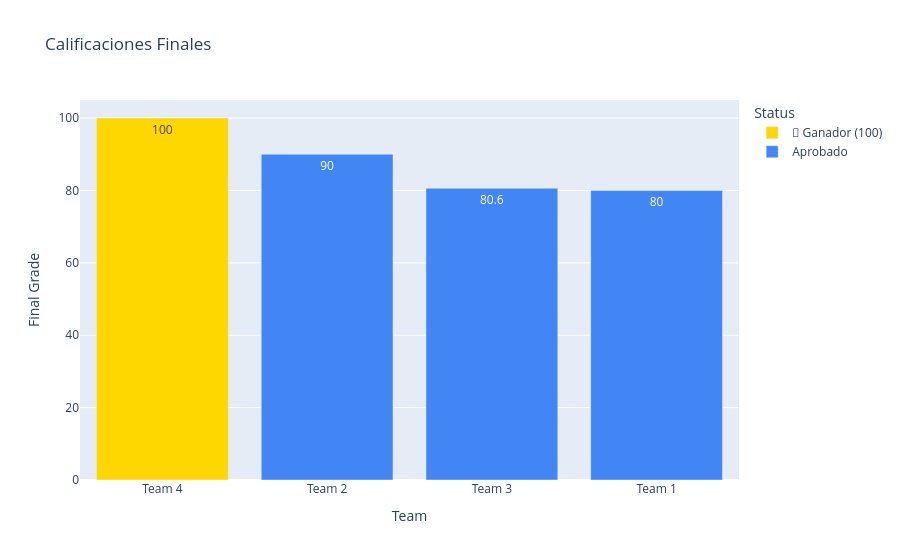

Notebook source saved alongside this figure:
### Code cell
fig3 = px.bar(df_final, x="Team", y="Final Grade", color="Status",
             title="Calificaciones Finales", text_auto=True,
             color_discrete_map={"🦈 Ganador (100)": "#FFD700", "Aprobado": "#4285F4"})
fig3.update_yaxes(range=[0, 105])
fig3.show()

### Figure 1 — Plotly figure (JSON) as saved in the notebook; plotly's stock layout.template omitted (floating-point values rounded to 4 significant figures)
{"data": [{"hovertemplate": "Status=🦈 Ganador (100)<br>Team=%{x}<br>Final Grade=%{y}<extra></extra>", "legendgroup": "🦈 Ganador (100)", "marker": {"color": "#FFD700", "pattern": {"shape": ""}}, "name": "🦈 Ganador (100)", "orientation": "v", "showlegend": true, "textposition": "auto", "texttemplate": "%{y}", "type": "bar", "x": ["Team 4"], "xaxis": "x", "y": [100.0], "yaxis": "y"}, {"hovertemplate": "Status=Aprobado<br>Team=%{x}<br>Final Grade=%{y}<extra></extra>", "legendgroup": "Aprobado", "marker": {"color": "#4285F4", "pattern": {"shape": ""}}, "name": "Aprobado", "orientation": "v", "showlegend": true, "textposition": "auto", "texttemplate": "%{y}", "type": "bar", "x": ["Team 2", "Team 3", "Team 1"], "xaxis": "x", "y": [90.0, 80.6, 80.0], "yaxis": "y"}], "layout": {"barmode": "relative", "legend": {"title": {"text": "Status"}, "tracegroupgap": 0}, "title": {"text": "Calificaciones Finales"}, "xaxis": {"anchor": "y", "domain": [0, 1], "title": {"text": "Team"}}, "yaxis": {"anchor": "x", "domain": [0, 1], "range": [0, 105], "title": {"text": "Final Grade"}}}}
